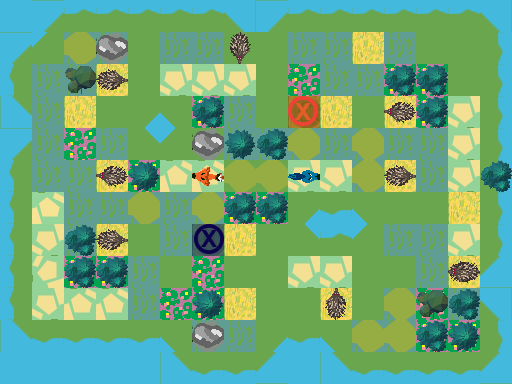

A level layout from a 2D game, rendered from its tile map. Below: a short description, then the map file with its tile-grid data intact:
An orthogonal 16x12 tile map with 32x32 px tiles, 3 tile layers (Ground, Obstacles, Objects), 1 hidden layer not drawn.

<map version="1.0" orientation="orthogonal" renderorder="right-down" width="16" height="12" tilewidth="32" tileheight="32" nextobjectid="1">
 <tileset firstgid="1" name="TilesetPlaceholder" tilewidth="32" tileheight="32" tilecount="240" columns="10">
  <image source="../../../../Tileset.png" width="320" height="768" />
 </tileset>
 <layer name="Ground" width="16" height="12" opacity="0.99">
  <data encoding="csv">
5,3221225493,1610612747,1610612747,1610612747,1610612747,1610612747,1610612757,3221225493,1610612747,1610612747,1610612747,1610612747,1610612747,1610612747,1610612757,
3221225493,3221225503,7,7,1,7,7,1,1,7,7,2,7,1,1,11,
3221225483,7,7,2,1,1610612744,1610612744,1610612744,1,3,7,7,3,3,1,11,
2684354581,7,2,1,31,2684354591,3,7,1,2,2,1,2,3,1610612744,11,
3221225493,7,1,1,1610612767,3221225503,1,7,7,7,7,7,7,7,1610612744,11,
3221225483,1610612744,1,2,3,2684354568,2684354568,1,1,1610612744,1610612744,7,2,7,1610612744,11,
3221225483,7,7,7,7,7,7,3,3,31,2684354571,2684354591,1,1,2,11,
3221225483,1610612744,7,2,1,7,2,2,1,1610612767,1610612747,3221225503,7,7,1610612744,11,
3221225483,8,3,3,7,1,3,1,1,1610612744,1610612744,1,1,7,2,21,
3221225483,1610612744,2684354568,2684354568,7,3,3,2,1,1,2,1,7,3,7,1610612757,
2684354581,2684354571,2684354571,2684354571,2684354571,2684354591,7,7,31,2684354571,2684354591,7,7,3,3,11,
5,5,5,5,5,2684354581,2684354571,2684354571,21,5,2684354581,2684354571,2684354571,2684354571,2684354571,21
</data>
 </layer>
 <layer name="Obstacles" width="16" height="12">
  <data encoding="csv">
0,0,0,0,0,0,0,0,0,0,0,0,0,0,0,0,
0,0,44,43,0,0,0,0,0,0,0,0,0,0,0,0,
0,0,54,2684354701,0,0,0,0,0,0,0,0,42,42,0,0,
0,0,0,0,0,0,42,0,0,0,0,0,0,42,0,0,
0,0,3,7,0,0,43,53,42,44,0,44,0,0,0,0,
0,7,7,0,53,0,0,44,44,0,0,44,0,0,0,42,
0,2684354568,0,0,44,0,44,42,42,0,0,0,0,0,0,0,
0,0,42,0,0,0,0,0,0,0,0,0,0,0,0,0,
0,0,42,42,0,0,0,0,0,0,0,0,0,0,2684354701,0,
0,0,0,0,0,0,53,0,0,0,0,0,44,54,42,0,
0,0,0,0,0,0,43,0,0,0,0,44,44,42,53,0,
0,0,0,0,0,0,0,0,0,0,0,0,0,0,0,0
</data>
 </layer>
 <layer name="Objects" width="16" height="12">
  <data encoding="csv">
0,0,0,0,0,0,0,0,0,0,0,0,0,0,0,0,
0,0,0,0,0,0,0,3221225613,0,0,0,0,0,0,0,0,
0,0,0,2684354701,0,0,0,0,0,0,0,0,0,0,0,0,
0,0,0,0,0,0,0,0,0,181,0,0,1610612877,0,0,0,
0,0,0,0,0,0,0,0,0,0,0,0,0,0,0,0,
0,0,0,1610612877,0,0,1610612927,0,0,2684354752,0,0,2684354701,0,0,0,
0,0,0,0,0,0,0,0,0,0,0,0,0,0,0,0,
0,0,0,2684354701,0,0,182,0,0,0,0,0,0,0,0,0,
0,0,0,0,0,0,0,0,0,0,0,0,0,0,1610612877,0,
0,0,0,0,0,0,0,0,0,0,141,0,0,0,0,0,
0,0,0,0,0,0,0,0,0,0,0,0,0,0,0,0,
0,0,0,0,0,0,0,0,0,0,0,0,0,0,0,0
</data>
 </layer>
 <layer name="Solution" width="16" height="12" visible="0">
  <data encoding="csv">
0,0,0,0,0,0,0,0,0,0,0,0,0,0,0,0,
0,0,0,0,0,0,0,0,0,0,232,232,232,232,232,0,
0,222,0,0,0,0,0,0,0,0,232,0,0,0,232,0,
0,222,0,0,0,0,0,0,0,0,232,0,0,0,232,0,
0,222,0,0,0,0,0,0,0,0,232,0,0,0,232,0,
0,222,0,0,0,222,0,0,0,0,232,0,0,0,232,0,
0,222,0,0,0,222,0,0,0,0,0,0,0,0,232,0,
0,222,0,0,0,222,0,0,0,0,0,0,0,0,232,0,
0,222,0,0,0,222,0,0,0,0,0,0,0,0,0,0,
0,222,222,222,222,222,0,0,0,0,0,0,0,0,0,0,
0,0,0,0,0,0,0,0,0,0,0,0,0,0,0,0,
0,0,0,0,0,0,0,0,0,0,0,0,0,0,0,0
</data>
 </layer>
</map>
